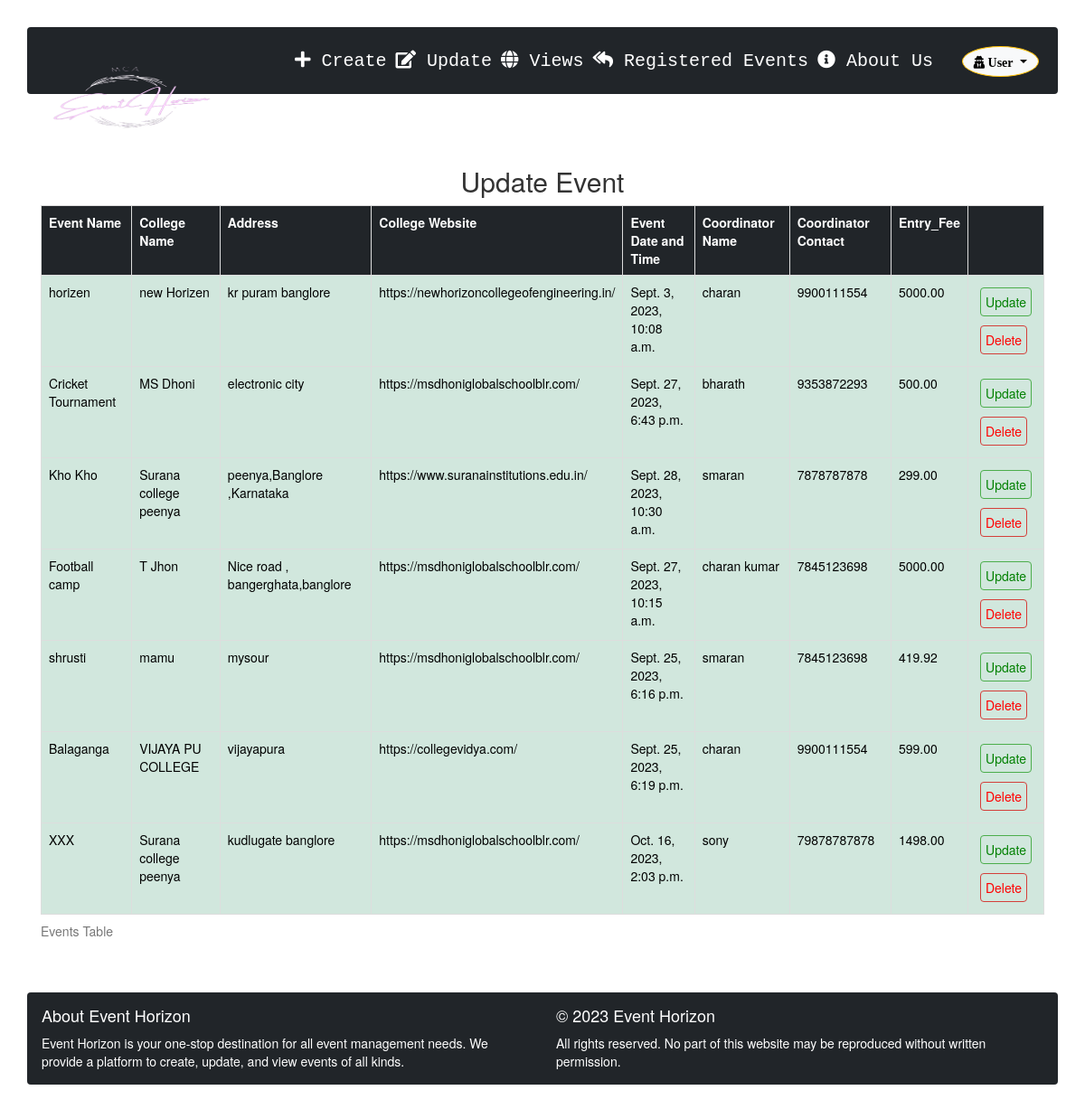
Page /update_event/ (signed in) on the earlier database version.
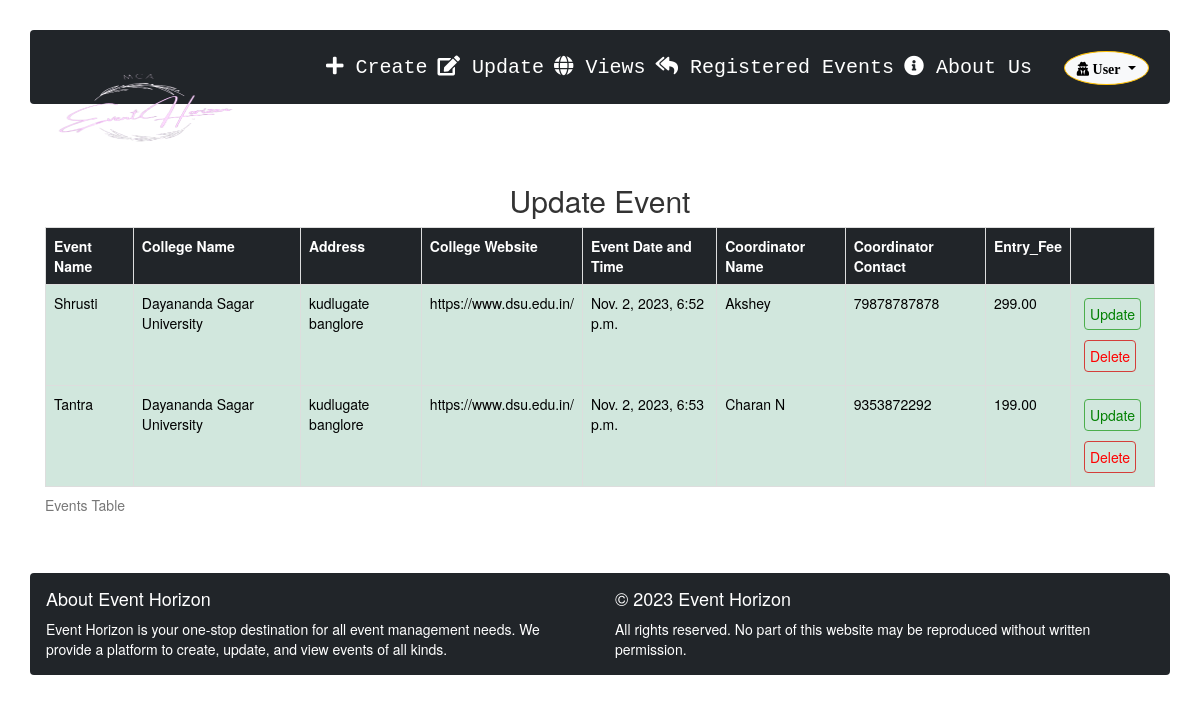
Same page on the later database version.
### firstapp/models.py (models this page shows, shortened)
class Event(models.Model):
    username = models.ForeignKey(User, on_delete=models.CASCADE)
    event_name = models.CharField(max_length=100)
    college_name = models.CharField(max_length=100)
    address = models.CharField(max_length=200)
    college_website = models.CharField(max_length=200)
    event_datetime = models.DateTimeField(blank=True, null=True)
    event_description = models.TextField()
    event_brochure = models.FileField(upload_to='event_brochures/', blank=True, null=True)
    coordinator_name = models.CharField(max_length=100)
    coordinator_contact = models.CharField(max_length=20)
    entry_fee = models.DecimalField(max_digits=10, decimal_places=2, default=0.00)

### firstapp/views.py (the view)
# urls.py: path('update_event/', views.update_event, name='update_event'),
def update_event(request, event_id=None):
    if event_id:
        try:
            event = Event.objects.get(pk=event_id)
            if request.method == 'POST':
                form = EventForm(request.POST, instance=event)
                if form.is_valid():
                    form.save()
                    messages.success(request, 'Event details have been successfully updated.')
                    return redirect('success_page')  # Redirect to the success page
            events = Event.objects.filter(username=request.user)
            event_form = EventForm(instance=event)
            return render(request, 'update.html', {'events': events, 'event_form': event_form})
        except Event.DoesNotExist:
            messages.error(request, 'Event does not exist.')
            return redirect('update_event')
    else:
        events = Event.objects.filter(username=request.user)
        event_form = EventForm()
        return render(request, 'update.html', {'events': events, 'event_form': event_form})

### templates/update.html (shortened to what this page needs)
{% extends 'home.html' %}
{% block content %}
<div class="container">
  <div class="row">
    <div class="col-md-12">
      <h2 class="text-center my-3">Update Event</h2>
      <div class="table-responsive">
        <table class="table table-dark striped table-hover table-bordered table-primary align-middle">
          <thead class="table-light">
            <caption>Events Table</caption>
            <tr>
              <th>Event Name</th>
              <th>College Name</th>
              <th>Address</th>
              <th>College Website</th>
              <th>Event Date and Time</th>
              <th>Coordinator Name</th>
              <th>Coordinator Contact</th>
              <th>Entry_Fee</th>
              <th></th>
            </tr>
          </thead>
            {% for event in events %}
            <tr class="table table-success table-striped-bordered">
              <td>{{ event.event_name }}</td>
              <td>{{ event.college_name }}</td>
              <td>{{ event.address }}</td>
              <td>{{ event.college_website }}</td>
              <td>{{ event.event_datetime }}</td>
              <td>{{ event.coordinator_name }}</td>
              <td>{{ event.coordinator_contact }}</td>
              <td>{{ event.entry_fee }}</td>
              <td>
                <form method="POST" action="{% url 'update_event' %}">
                  <a href="{% url 'edit_event' event.id %}" class="btn btn-success m-2 md-sm" style="color:green">Update</a>
                </form>
                <form method="POST" action="{% url 'delete_event' %}">
                  <button type="submit" class="btn btn-danger m-2 md-sm" style="color:red;">Delete</button>
                </form>
              </td>
            {% endfor %}
        </table>
      </div>
    </div>
  </div>
</div>
{% endblock %}

Differences in the rows shown:
removed Event: event_name "horizen", college_name "new Horizen", address "kr puram banglore", college_website "https://newhorizoncollegeofengineering.in/", event_datetime "Sept. 3, 2023, 10:08 a.m.", coordinator_name "charan", coordinator_contact "9900111554", entry_fee "5000.00"
removed Event: event_name "Cricket Tournament", college_name "MS Dhoni", address "electronic city", college_website "https://msdhoniglobalschoolblr.com/", event_datetime "Sept. 27, 2023, 6:43 p.m.", coordinator_name "bharath", coordinator_contact "9353872293", entry_fee "500.00"
removed Event: event_name "Kho Kho", college_name "Surana college peenya", address "peenya,Banglore ,Karnataka", college_website "https://www.suranainstitutions.edu.in/", event_datetime "Sept. 28, 2023, 10:30 a.m.", coordinator_name "smaran", coordinator_contact "7878787878", entry_fee "299.00"
removed Event: event_name "Football camp", college_name "T Jhon", address "Nice road , bangerghata,banglore", college_website "https://msdhoniglobalschoolblr.com/", event_datetime "Sept. 27, 2023, 10:15 a.m.", coordinator_name "charan kumar", coordinator_contact "7845123698", entry_fee "5000.00"
removed Event: event_name "shrusti", college_name "mamu", address "mysour", college_website "https://msdhoniglobalschoolblr.com/", event_datetime "Sept. 25, 2023, 6:16 p.m.", coordinator_name "smaran", coordinator_contact "7845123698", entry_fee "419.92"
removed Event: event_name "Balaganga", college_name "VIJAYA PU COLLEGE", address "vijayapura", college_website "https://collegevidya.com/", event_datetime "Sept. 25, 2023, 6:19 p.m.", coordinator_name "charan", coordinator_contact "9900111554", entry_fee "599.00"
removed Event: event_name "XXX", college_name "Surana college peenya", address "kudlugate banglore", college_website "https://msdhoniglobalschoolblr.com/", event_datetime "Oct. 16, 2023, 2:03 p.m.", coordinator_name "sony", coordinator_contact "79878787878", entry_fee "1498.00"
added Event: event_name "Shrusti", college_name "Dayananda Sagar University", address "kudlugate banglore", college_website "https://www.dsu.edu.in/", event_datetime "Nov. 2, 2023, 6:52 p.m.", coordinator_name "Akshey", coordinator_contact "79878787878", entry_fee "299.00"
added Event: event_name "Tantra", college_name "Dayananda Sagar University", address "kudlugate banglore", college_website "https://www.dsu.edu.in/", event_datetime "Nov. 2, 2023, 6:53 p.m.", coordinator_name "Charan N", coordinator_contact "9353872292", entry_fee "199.00"
